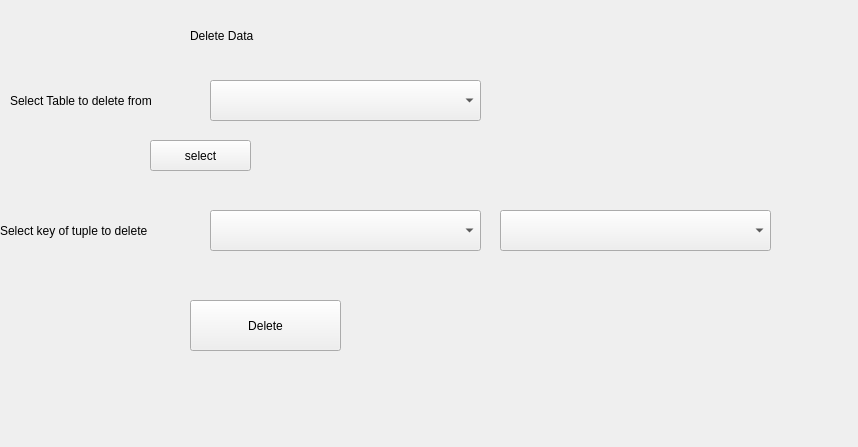
<?xml version="1.0" encoding="UTF-8"?>
<ui version="4.0">
 <class>Form</class>
 <widget class="QWidget" name="Form">
  <property name="geometry">
   <rect>
    <x>0</x>
    <y>0</y>
    <width>858</width>
    <height>447</height>
   </rect>
  </property>
  <property name="windowTitle">
   <string>Form</string>
  </property>
  <widget class="QLabel" name="label">
   <property name="geometry">
    <rect>
     <x>190</x>
     <y>20</y>
     <width>181</width>
     <height>31</height>
    </rect>
   </property>
   <property name="styleSheet">
    <string notr="true">font: 20pt &quot;MS Shell Dlg 2&quot;;</string>
   </property>
   <property name="text">
    <string>Delete Data</string>
   </property>
  </widget>
  <widget class="QLabel" name="label_2">
   <property name="geometry">
    <rect>
     <x>10</x>
     <y>90</y>
     <width>191</width>
     <height>21</height>
    </rect>
   </property>
   <property name="styleSheet">
    <string notr="true">font: 12pt &quot;MS Shell Dlg 2&quot;;</string>
   </property>
   <property name="text">
    <string>Select Table to delete from</string>
   </property>
  </widget>
  <widget class="QComboBox" name="cb1">
   <property name="geometry">
    <rect>
     <x>210</x>
     <y>80</y>
     <width>271</width>
     <height>41</height>
    </rect>
   </property>
   <property name="styleSheet">
    <string notr="true">font: 12pt &quot;MS Shell Dlg 2&quot;;</string>
   </property>
  </widget>
  <widget class="QPushButton" name="b1">
   <property name="geometry">
    <rect>
     <x>190</x>
     <y>300</y>
     <width>151</width>
     <height>51</height>
    </rect>
   </property>
   <property name="styleSheet">
    <string notr="true">font: 12pt &quot;MS Shell Dlg 2&quot;;</string>
   </property>
   <property name="text">
    <string>Delete</string>
   </property>
  </widget>
  <widget class="QComboBox" name="cb2">
   <property name="geometry">
    <rect>
     <x>210</x>
     <y>210</y>
     <width>271</width>
     <height>41</height>
    </rect>
   </property>
   <property name="styleSheet">
    <string notr="true">font: 12pt &quot;MS Shell Dlg 2&quot;;</string>
   </property>
  </widget>
  <widget class="QLabel" name="label_3">
   <property name="geometry">
    <rect>
     <x>0</x>
     <y>220</y>
     <width>201</width>
     <height>21</height>
    </rect>
   </property>
   <property name="styleSheet">
    <string notr="true">font: 12pt &quot;MS Shell Dlg 2&quot;;</string>
   </property>
   <property name="text">
    <string>Select key of tuple to delete</string>
   </property>
  </widget>
  <widget class="QPushButton" name="b2">
   <property name="geometry">
    <rect>
     <x>150</x>
     <y>140</y>
     <width>101</width>
     <height>31</height>
    </rect>
   </property>
   <property name="styleSheet">
    <string notr="true">font: 12pt &quot;MS Shell Dlg 2&quot;;</string>
   </property>
   <property name="text">
    <string>select</string>
   </property>
  </widget>
  <widget class="QComboBox" name="cb3">
   <property name="geometry">
    <rect>
     <x>500</x>
     <y>210</y>
     <width>271</width>
     <height>41</height>
    </rect>
   </property>
   <property name="styleSheet">
    <string notr="true">font: 12pt &quot;MS Shell Dlg 2&quot;;</string>
   </property>
  </widget>
 </widget>
 <resources/>
 <connections/>
</ui>
